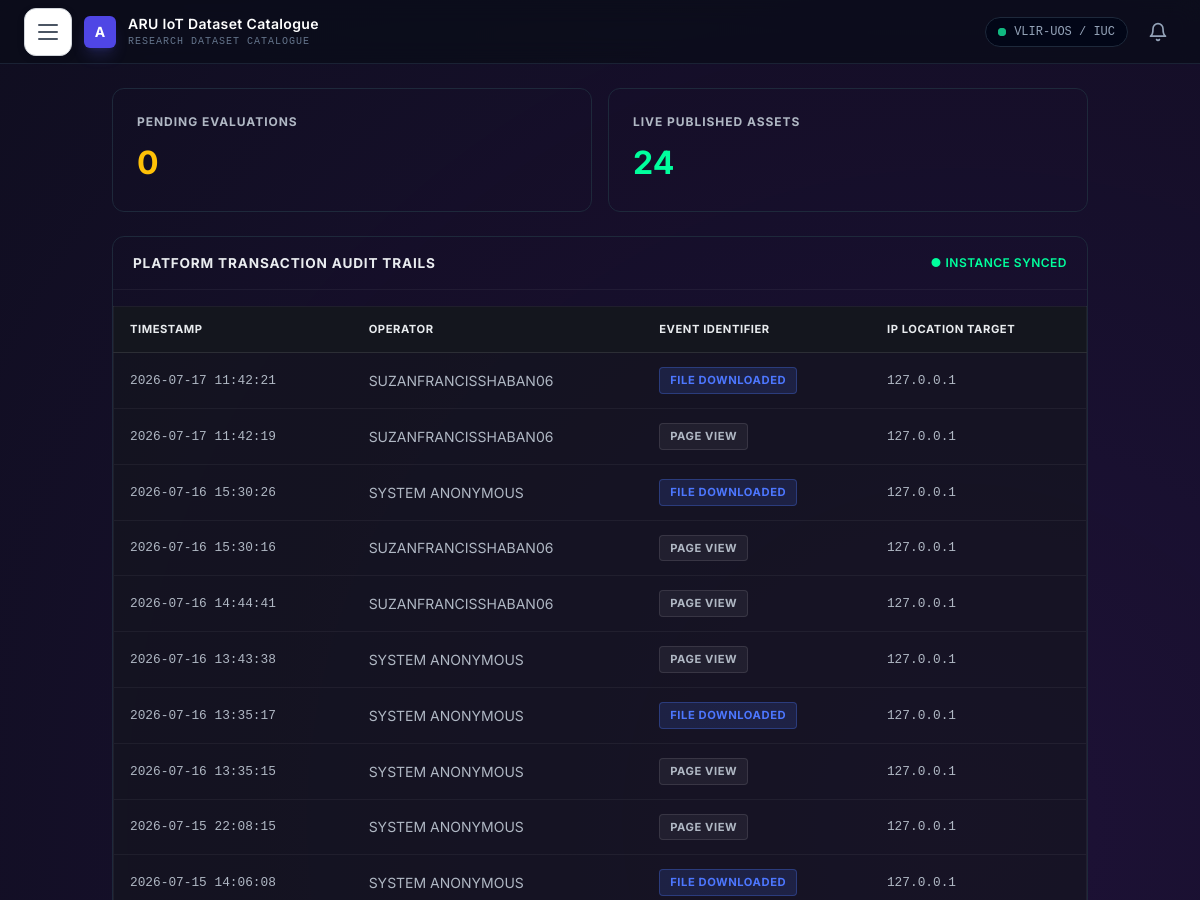
/governance/ (signed in, upper part), run on an earlier commit of the app's database.
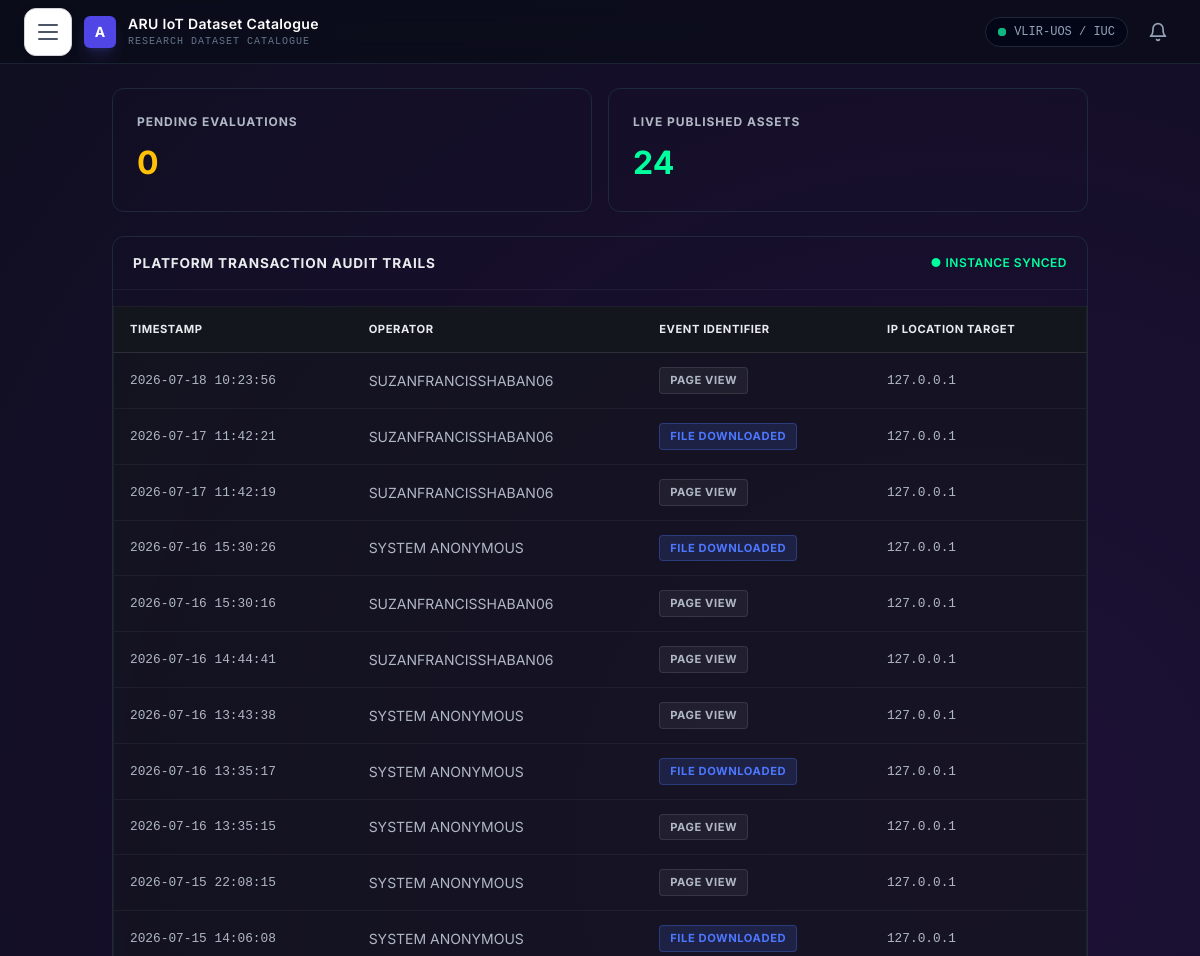
And on a later commit of the database.
### catalogue/models.py (models this page shows, shortened)
class AuditLog(models.Model):
    ACTION_CHOICES = [
        ('download', 'File Downloaded'),
        ('status_change', 'Status Modified'),
        ('auth_event', 'Authentication Change'),
        ('view', 'Page View'),
        ('error', 'System Alert'),
    ]
    user = models.ForeignKey(User, on_delete=models.SET_NULL, null=True, blank=True)
    action_type = models.CharField(max_length=20, choices=ACTION_CHOICES)
    ip_address = models.GenericIPAddressField(null=True, blank=True)
    endpoint_path = models.CharField(max_length=255)
    details = models.TextField(blank=True)
    timestamp = models.DateTimeField(auto_now_add=True)
    class Meta:
        ordering = ['-timestamp']

### catalogue/views.py (the view)
    def wrapper(request, *args, **kwargs):
        if not request.user.is_authenticated:
            return redirect('login')
        if not (request.user.is_staff or request.user.is_superuser or getattr(request.user, 'role', None) == 'Admin'):
            return render(request, '403.html', status=403)
        return view_func(request, *args, **kwargs)

### catalogue/views.py (called while the page is built)
def admin_required(view_func):
    def wrapper(request, *args, **kwargs):
        if not request.user.is_authenticated:
            return redirect('login')
        if not (request.user.is_staff or request.user.is_superuser or getattr(request.user, 'role', None) == 'Admin'):
            return render(request, '403.html', status=403)
        return view_func(request, *args, **kwargs)
    return wrapper

### iot_portal/context_processors.py (called while the page is built)
def user_timezone_auto_detected(request):
    auto_detected = False
    if request.user.is_authenticated:
        try:
            auto_detected = getattr(request.user.profile, 'time_zone_auto_detected', False)
        except Exception:
            auto_detected = False
    return {
        'user_timezone_auto_detected': auto_detected,
    }

def general_settings(request):
    from catalogue.models import SystemSetting
    settings_qs = SystemSetting.objects.filter(category='general')
    settings_map = {s.key: s.value for s in settings_qs}
    return {
        'general_settings': settings_map,
    }

### catalogue/templates/atlas/governance.html (shortened to what this page needs)
{% extends 'base.html' %}
{% block content %}
<div class="main-governance-layout" style="margin-top:24px; display:flex; flex-direction:column; gap:24px;">
    <div class="governance-vitals-row" style="display:grid; grid-template-columns:repeat(auto-fit, minmax(220px, 1fr)); gap:16px;">
        <div class="bg-cardDark border border-slate-800 rounded-xl" style="padding:24px;">
            <h4 style="font-size:0.75rem; font-weight:700; text-transform:uppercase; letter-spacing:0.08em; color:var(--text-secondary); margin-bottom:8px;">PENDING EVALUATIONS</h4>
            <h2 style="font-size:2rem; font-weight:700; color:var(--accent-gold);">{{ pending_count }}</h2>
        </div>
        <div class="bg-cardDark border border-slate-800 rounded-xl" style="padding:24px;">
            <h4 style="font-size:0.75rem; font-weight:700; text-transform:uppercase; letter-spacing:0.08em; color:var(--text-secondary); margin-bottom:8px;">LIVE PUBLISHED ASSETS</h4>
            <h2 style="font-size:2rem; font-weight:700; color:var(--accent-mint);">{{ live_count }}</h2>
        </div>
    </div>
    <div class="bg-cardDark border border-slate-800 rounded-xl" style="overflow:hidden;">
        <div class="panel-title-bar" style="display:flex; justify-content:space-between; align-items:center; padding:16px 20px; border-bottom:1px solid var(--border-glass);">
            <h3 style="font-size:0.85rem; font-weight:700; text-transform:uppercase; letter-spacing:0.06em;">PLATFORM TRANSACTION AUDIT TRAILS</h3>
            <span class="active-pulse-tag" style="font-size:0.75rem; font-weight:600; color:var(--accent-mint); letter-spacing:0.04em;">● INSTANCE SYNCED</span>
        </div>
        <div style="overflow-x:auto;">
            <table class="cyber-data-table">
                <thead>
                    <tr>
                        <th>TIMESTAMP</th>
                        <th>OPERATOR</th>
                        <th>EVENT IDENTIFIER</th>
                        <th>IP LOCATION TARGET</th>
                    </tr>
                </thead>
                <tbody>
                    {% for log in system_logs %}
                    <tr class="log-row {% if log.action_type == 'error' %}alert-state-red{% endif %}">
                        <td class="mono-text">{{ log.timestamp|date:"Y-m-d H:i:s" }}</td>
                        <td>
                            {% if log.user %}
                                {{ log.user.username|upper }}
                            {% else %}
                                SYSTEM ANONYMOUS
                            {% endif %}
                        </td>
                        <td>
                            {% if log.action_type == 'download' %}
                            <span class="pill-tag tag-download">FILE DOWNLOADED</span>
                            {% elif log.action_type == 'status_change' %}
                            <span class="pill-tag tag-status_change">STATUS MODIFIED</span>
                            {% elif log.action_type == 'auth_event' %}
                            <span class="pill-tag tag-auth_event">AUTHENTICATION CHANGE</span>
                            {% elif log.action_type == 'error' %}
                            <span class="pill-tag tag-error alert-state-red">SYSTEM ALERT</span>
                            {% else %}
                            <span class="pill-tag tag-{{ log.action_type }}">{{ log.get_action_type_display|upper }}</span>
                            {% endif %}
                        </td>
                        <td class="mono-text steel-gray-text">{{ log.ip_address|default:"—" }}</td>
                    </tr>
                    {% empty %}
                    <tr>
                        <td colspan="4" style="text-align:center; padding:24px; color:var(--text-muted);">No system transactional entries captured in this cluster slice.</td>
                    </tr>
                    {% endfor %}
                </tbody>
            </table>
        </div>
    </div>
</div>
{% endblock %}

What changed in the data, as far as the page shows it:
added AuditLog: timestamp "2026-07-18 10:23:56", user.username "SUZANFRANCISSHABAN06", action_type "PAGE VIEW", ip_address "127.0.0.1"
